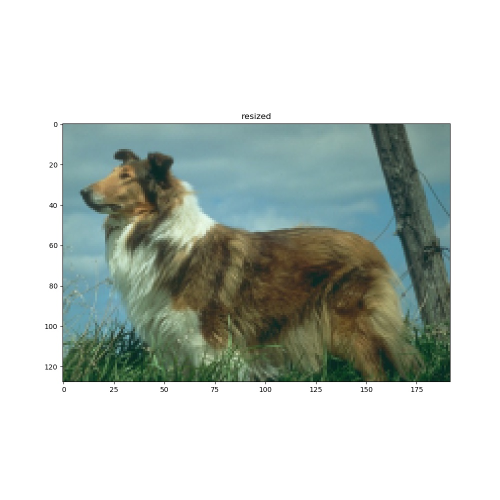
#> input picture Project/Agglomerative/247085.jpg, 1000 x 1000 px, found by its file name (shown at 1/2 size)
$ jupyter execute --allow-errors Untitled.ipynb
#> lines starting #> are read from the running program, lines starting #| are printed output that depends on the picture
[cell 1]
import os
import cv2
import numpy as np
import matplotlib.pyplot as plt
from sklearn import cluster

[cell 2]
def saveImage (img , title, fileName):
	fig = plt.figure(figsize = (10 , 10))
	plt.imshow(img)
	plt.title (title)
	fig.savefig('Agglomerative/' + fileName)
	plt.close(fig)

[cell 3]
def applyAgg(i):
	#read the image
#> called with i = '247085.jpg'
	print("Reading image: " + i)
	imgBGR = cv2.imread('image/' + i)
#> imgBGR is the input picture: shape (1000, 1000, 3); mean B, G, R 195.1, 200.7, 192.9
	imgRGB = cv2.cvtColor(imgBGR, cv2.COLOR_BGR2RGB)
	# scale down for faster computation
	scale_percent = 40 # percent of original size
	width = int(imgRGB.shape[1] * scale_percent / 100)
#> width = 400
	height = int(imgRGB.shape[0] * scale_percent / 100)
#> height = 400
	dim = (width, height)
#> dim = (400, 400)
	img = cv2.resize(imgRGB, dim, interpolation = cv2.INTER_AREA)
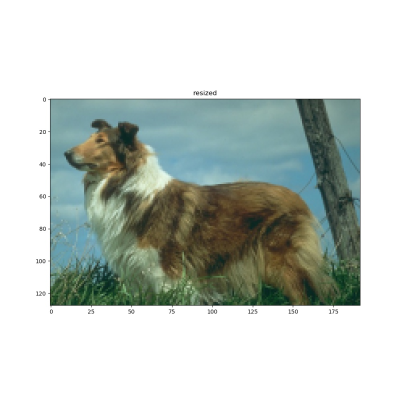
#> img: shape (400, 400, 3); mean R, G, B 192.9, 200.7, 195.1
	image = np.copy (img)
	saveImage(image, "resized", i)

	#use median blur to remove salt noise
	image1 = cv2.medianBlur(image, 5)

	# reshape from 3D RBG to 2D
	# pImage means processed image
	pImage = image1.reshape((-1, 3))

	for n in [2, 3, 4, 5]:
		print("Applying Agglomerative Clustering with " + str(n) + " clusters")
		c = cluster.AgglomerativeClustering(n_clusters=[n, n+1])
		c.fit(pImage)
		labels = c.labels_
		centers = np.zeros((n, 3))
		for j in range(n):
			centers[j] = np.mean(pImage[labels == j], axis=0)
		output = centers[labels].reshape(image.shape)
		print("Saving the result")
		saveImage(output/255, "Agglomerative Clustering with " + str(n) + " clusters", i + "n=" + str(n) + ".png")

[cell 4]
a = ['247085.jpg', '189011.jpg', '208078.jpg']
#> (the rest of this cell did not finish here and is left out)

[cell 5]
a = ['35058.jpg', '35070.jpg', '41006.jpg']
#> (the rest of this cell did not finish here and is left out)


#> (a cell that did not finish here is left out)
